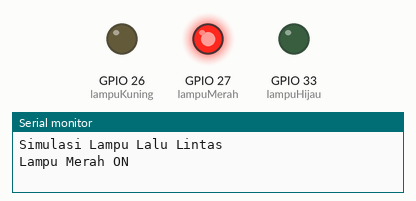
The program below on a simulated ESP32. On the bench: output pins drawn as LEDs (lit = HIGH), the last lines printed to the serial monitor.

Above: at 0.5 s.
At 1.5 s:
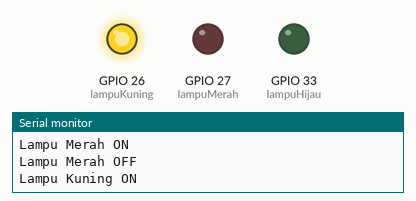
At 3.2 s:
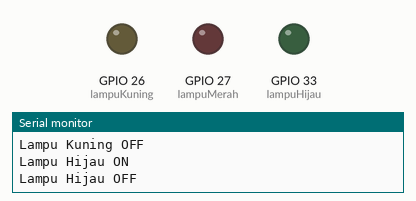
At 6.0 s:
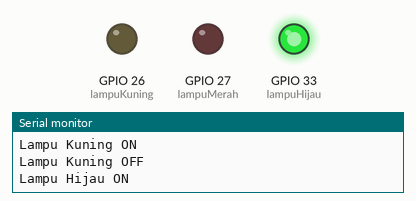
Timing chart, 0 to 8.1 s (numbered marks = the images above):
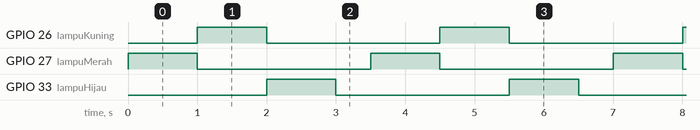

The program:

main.cpp
```cpp
#include <Arduino.h>

// Definisi pin untuk masing-masing lampu
int lampuHijau = 33;  // Lampu hijau di GPIO 33
int lampuKuning = 26; // Lampu kuning di GPIO 26
int lampuMerah = 27;  // Lampu merah di GPIO 27

void setup() {
    Serial.begin(115200);
    Serial.println("Simulasi Lampu Lalu Lintas");

    // Atur semua pin sebagai output
    pinMode(lampuHijau, OUTPUT);
    pinMode(lampuKuning, OUTPUT);
    pinMode(lampuMerah, OUTPUT);
}

void loop() {
    // Nyalakan lampu merah selama 3 detik
    digitalWrite(lampuMerah, HIGH);
    Serial.println("Lampu Merah ON");
    delay(1000);
    digitalWrite(lampuMerah, LOW);
    Serial.println("Lampu Merah OFF");

    // Nyalakan lampu kuning selama 1 detik
    digitalWrite(lampuKuning, HIGH);
    Serial.println("Lampu Kuning ON");
    delay(1000);
    digitalWrite(lampuKuning, LOW);
    Serial.println("Lampu Kuning OFF");

    // Nyalakan lampu hijau selama 3 detik
    digitalWrite(lampuHijau, HIGH);
    Serial.println("Lampu Hijau ON");
    delay(1000);
    digitalWrite(lampuHijau, LOW);
    Serial.println("Lampu Hijau OFF");

    // Tunggu sebentar sebelum mengulang siklus
    delay(500);
}
```

Measured:
- by itself, GPIO 26 (lampuKuning), GPIO 27 (lampuMerah), GPIO 33 (lampuHijau): alternates HIGH for 1.0 s and LOW for 2.5 s
- by itself, everything shown: repeats every 3.5 s, in 4 steps
